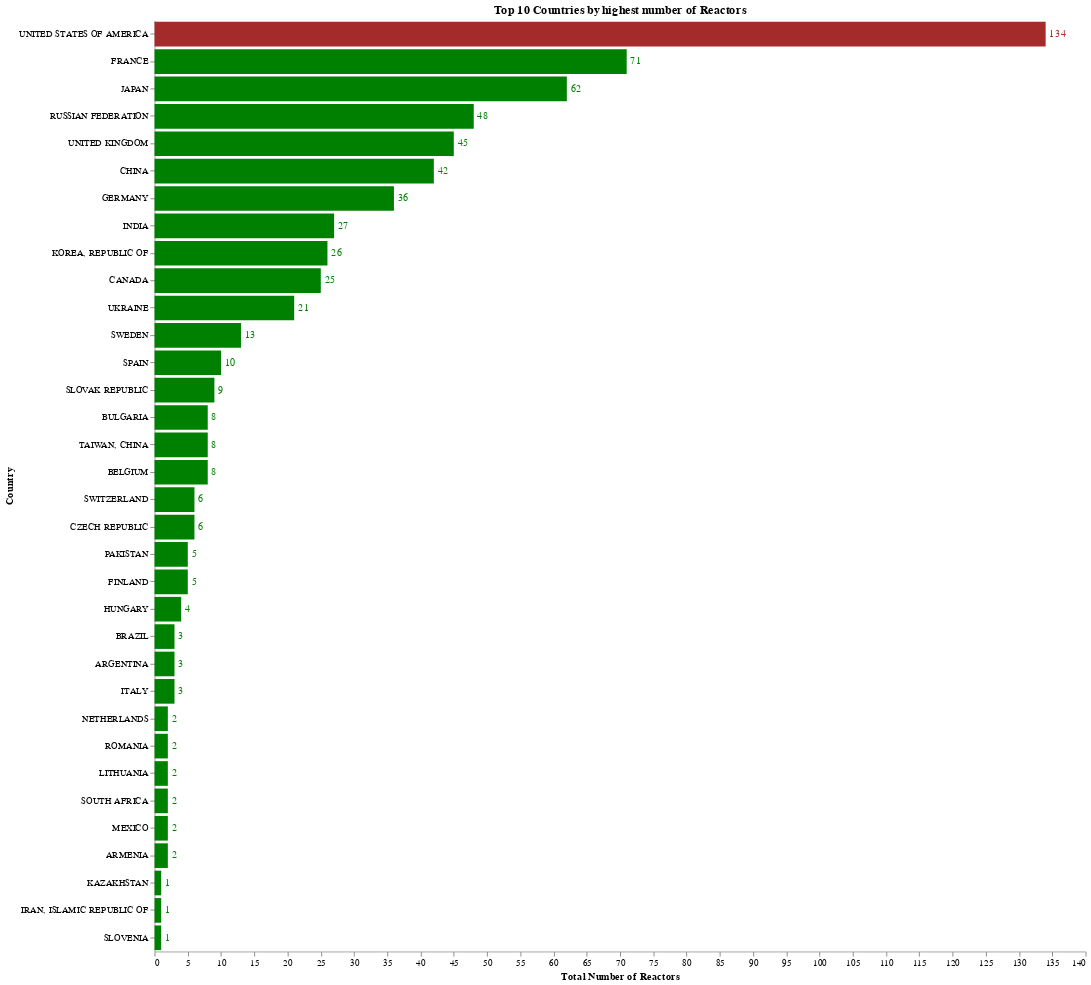

Write notebook code for a chart like this one.
### Code cell
# Visualize Horizontal bar graph with Altair package
hbar = alt.Chart(df1).mark_bar().encode(
    x = alt.X('sum(NumReactor):Q',title = "Total Number of Reactors"),
    y = alt.Y('Country:O', sort = '-x', title = "Country"),
    color=alt.condition(
        alt.datum.Country  == "UNITED STATES OF AMERICA",  # If the country is USA, it returns true
        alt.value('brown'),     # which sets the bar brown
        alt.value('green')   # And if it's not true it sets the bar green
    )
    ).properties(width = 1000, height = 1000, title = "Top 10 Countries by highest number of Reactors")


text = hbar.mark_text(
    align = 'left',
    baseline = 'middle',
    dx=4  #
).encode(
    text = 'sum(NumReactor):Q'
)


alt.layer(hbar, text).configure_view(
    stroke = 'transparent'
).configure_axis(grid = False,
    domainWidth = 0.8
)

### Figure 1 — Vega-Lite specification as saved in the notebook (floating-point values rounded to 4 significant figures; data arrays with more than 128 entries replaced by an {"elided": "..."} marker saying what was removed)
{"config": {"view": {"continuousWidth": 400, "continuousHeight": 300, "stroke": "transparent"}, "axis": {"domainWidth": 0.8, "grid": false}}, "layer": [{"mark": "bar", "encoding": {"color": {"condition": {"value": "brown", "test": "(datum.Country === 'UNITED STATES OF AMERICA')"}, "value": "green"}, "x": {"type": "quantitative", "aggregate": "sum", "field": "NumReactor", "title": "Total Number of Reactors"}, "y": {"type": "ordinal", "field": "Country", "sort": "-x", "title": "Country"}}, "height": 1000, "title": "Top 10 Countries by highest number of Reactors", "width": 1000}, {"mark": {"type": "text", "align": "left", "baseline": "middle", "dx": 4}, "encoding": {"color": {"condition": {"value": "brown", "test": "(datum.Country === 'UNITED STATES OF AMERICA')"}, "value": "green"}, "text": {"type": "quantitative", "aggregate": "sum", "field": "NumReactor"}, "x": {"type": "quantitative", "aggregate": "sum", "field": "NumReactor", "title": "Total Number of Reactors"}, "y": {"type": "ordinal", "field": "Country", "sort": "-x", "title": "Country"}}, "height": 1000, "title": "Top 10 Countries by highest number of Reactors", "width": 1000}], "data": {"name": "data-6d57d87feaad62d81bf12d3770b0ec62"}, "$schema": "https://vega.github.io/schema/vega-lite/v4.8.1.json", "datasets": {"data-6d57d87feaad62d81bf12d3770b0ec62": {"elided": "276 records"}}}
